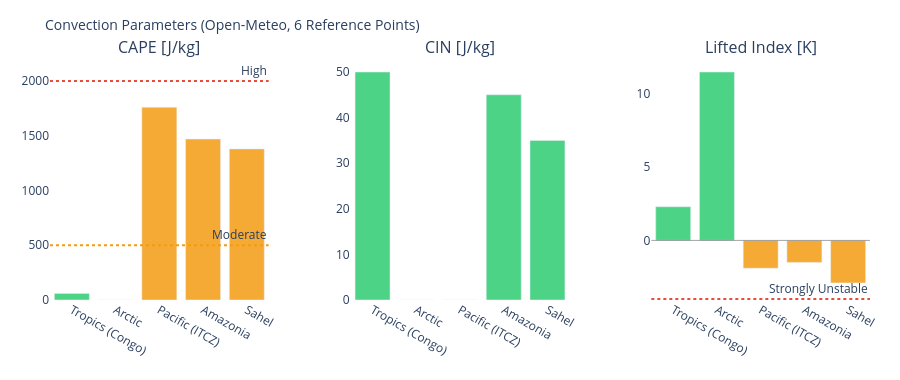

The code cell stored with this chart in its notebook:
### Markdown cell above
---
## 3. Visualizations

### Code cell
# ============================================================
# CAPE / CIN / LIFTED INDEX – Convection potential
# ============================================================

if not df_atm.empty:
    fig = make_subplots(
        rows=1, cols=3,
        subplot_titles=['CAPE [J/kg]', 'CIN [J/kg]', 'Lifted Index [K]'],
        horizontal_spacing=0.1
    )
    pts = df_atm['point'].tolist()
    pt_colors = ['#E85D24','#185FA5','#888780','#378ADD','#639922','#F2A623']

    # CAPE – höher = mehr Gewitterpotential
    cape_vals = df_atm['cape'].fillna(0).tolist()
    cape_colors = ['#e74c3c' if v > 2000 else '#f39c12' if v > 500 else '#2ecc71'
                   for v in cape_vals]
    fig.add_trace(go.Bar(x=pts, y=cape_vals, marker_color=cape_colors,
                         opacity=0.85, showlegend=False), row=1, col=1)
    fig.add_hline(y=2000, line_dash='dot', line_color='#e74c3c',
                  annotation_text='High', row=1, col=1)
    fig.add_hline(y=500,  line_dash='dot', line_color='#f39c12',
                  annotation_text='Moderate', row=1, col=1)

    # CIN – negativer = stärker gedeckelt (weniger Auslöse)
    cin_vals = df_atm['cin'].fillna(0).tolist()
    cin_colors = ['#e74c3c' if v < -200 else '#f39c12' if v < -50 else '#2ecc71'
                  for v in cin_vals]
    fig.add_trace(go.Bar(x=pts, y=cin_vals, marker_color=cin_colors,
                         opacity=0.85, showlegend=False), row=1, col=2)

    # Lifted Index – negativ = instabil
    li_vals = df_atm['li'].fillna(0).tolist()
    li_colors = ['#e74c3c' if v < -4 else '#f39c12' if v < 0 else '#2ecc71'
                 for v in li_vals]
    fig.add_trace(go.Bar(x=pts, y=li_vals, marker_color=li_colors,
                         opacity=0.85, showlegend=False), row=1, col=3)
    fig.add_hline(y=0, line_color='gray', line_width=0.7, row=1, col=3)
    fig.add_hline(y=-4, line_dash='dot', line_color='#e74c3c',
                  annotation_text='Strongly Unstable', row=1, col=3)

    fig.update_layout(
        title=dict(text='Convection Parameters (Open-Meteo, 6 Reference Points)', font=dict(size=14)),
        height=380, plot_bgcolor='rgba(0,0,0,0)', paper_bgcolor='rgba(0,0,0,0)',
        margin=dict(l=50, r=30, t=60, b=80)
    )
    fig.update_xaxes(tickangle=30)
    fig.show()

### Figure 1 — Plotly figure (JSON) as saved in the notebook; plotly's stock layout.template omitted (floating-point values rounded to 4 significant figures)
{"data": [{"marker": {"color": ["#2ecc71", "#2ecc71", "#f39c12", "#f39c12", "#f39c12"]}, "opacity": 0.85, "showlegend": false, "type": "bar", "x": ["Tropics (Congo)", "Arctic", "Pacific (ITCZ)", "Amazonia", "Sahel"], "xaxis": "x", "y": [60.0, 0.0, 1760.0, 1470.0, 1380.0], "yaxis": "y"}, {"marker": {"color": ["#2ecc71", "#2ecc71", "#2ecc71", "#2ecc71", "#2ecc71"]}, "opacity": 0.85, "showlegend": false, "type": "bar", "x": ["Tropics (Congo)", "Arctic", "Pacific (ITCZ)", "Amazonia", "Sahel"], "xaxis": "x2", "y": [50.0, 0.0, 0.0, 45.0, 35.0], "yaxis": "y2"}, {"marker": {"color": ["#2ecc71", "#2ecc71", "#f39c12", "#f39c12", "#f39c12"]}, "opacity": 0.85, "showlegend": false, "type": "bar", "x": ["Tropics (Congo)", "Arctic", "Pacific (ITCZ)", "Amazonia", "Sahel"], "xaxis": "x3", "y": [2.3, 11.5, -1.9, -1.5, -2.9], "yaxis": "y3"}], "layout": {"annotations": [{"font": {"size": 16}, "showarrow": false, "text": "CAPE [J/kg]", "x": 0.1333, "xanchor": "center", "xref": "paper", "y": 1.0, "yanchor": "bottom", "yref": "paper"}, {"font": {"size": 16}, "showarrow": false, "text": "CIN [J/kg]", "x": 0.5, "xanchor": "center", "xref": "paper", "y": 1.0, "yanchor": "bottom", "yref": "paper"}, {"font": {"size": 16}, "showarrow": false, "text": "Lifted Index [K]", "x": 0.8667, "xanchor": "center", "xref": "paper", "y": 1.0, "yanchor": "bottom", "yref": "paper"}, {"showarrow": false, "text": "High", "x": 1, "xanchor": "right", "xref": "x domain", "y": 2000, "yanchor": "bottom", "yref": "y"}, {"showarrow": false, "text": "Moderate", "x": 1, "xanchor": "right", "xref": "x domain", "y": 500, "yanchor": "bottom", "yref": "y"}, {"showarrow": false, "text": "Strongly Unstable", "x": 1, "xanchor": "right", "xref": "x3 domain", "y": -4, "yanchor": "bottom", "yref": "y3"}], "height": 380, "margin": {"b": 80, "l": 50, "r": 30, "t": 60}, "paper_bgcolor": "rgba(0,0,0,0)", "plot_bgcolor": "rgba(0,0,0,0)", "shapes": [{"line": {"color": "#e74c3c", "dash": "dot"}, "type": "line", "x0": 0, "x1": 1, "xref": "x domain", "y0": 2000, "y1": 2000, "yref": "y"}, {"line": {"color": "#f39c12", "dash": "dot"}, "type": "line", "x0": 0, "x1": 1, "xref": "x domain", "y0": 500, "y1": 500, "yref": "y"}, {"line": {"color": "gray", "width": 0.7}, "type": "line", "x0": 0, "x1": 1, "xref": "x3 domain", "y0": 0, "y1": 0, "yref": "y3"}, {"line": {"color": "#e74c3c", "dash": "dot"}, "type": "line", "x0": 0, "x1": 1, "xref": "x3 domain", "y0": -4, "y1": -4, "yref": "y3"}], "title": {"font": {"size": 14}, "text": "Convection Parameters (Open-Meteo, 6 Reference Points)"}, "xaxis": {"anchor": "y", "domain": [0.0, 0.2667], "tickangle": 30}, "xaxis2": {"anchor": "y2", "domain": [0.3667, 0.6333], "tickangle": 30}, "xaxis3": {"anchor": "y3", "domain": [0.7333, 1.0], "tickangle": 30}, "yaxis": {"anchor": "x", "domain": [0.0, 1.0]}, "yaxis2": {"anchor": "x2", "domain": [0.0, 1.0]}, "yaxis3": {"anchor": "x3", "domain": [0.0, 1.0]}}}
